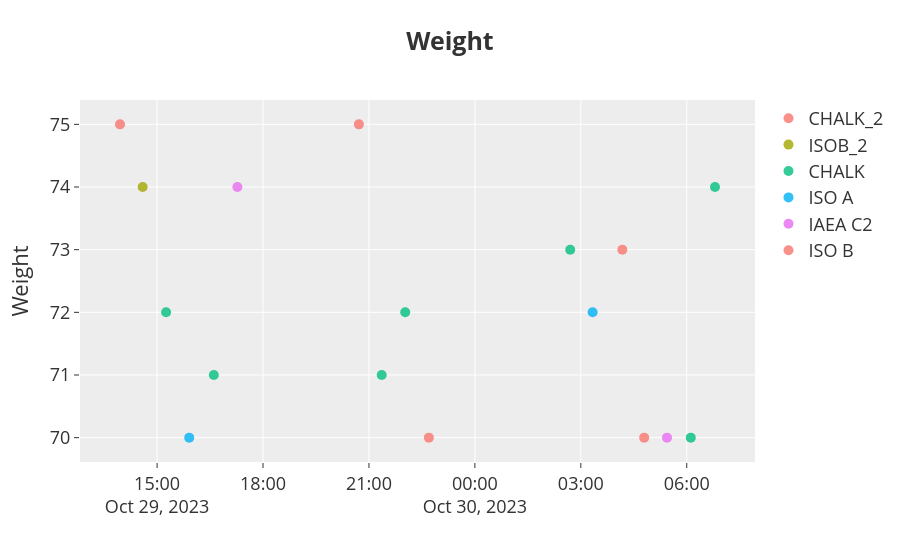
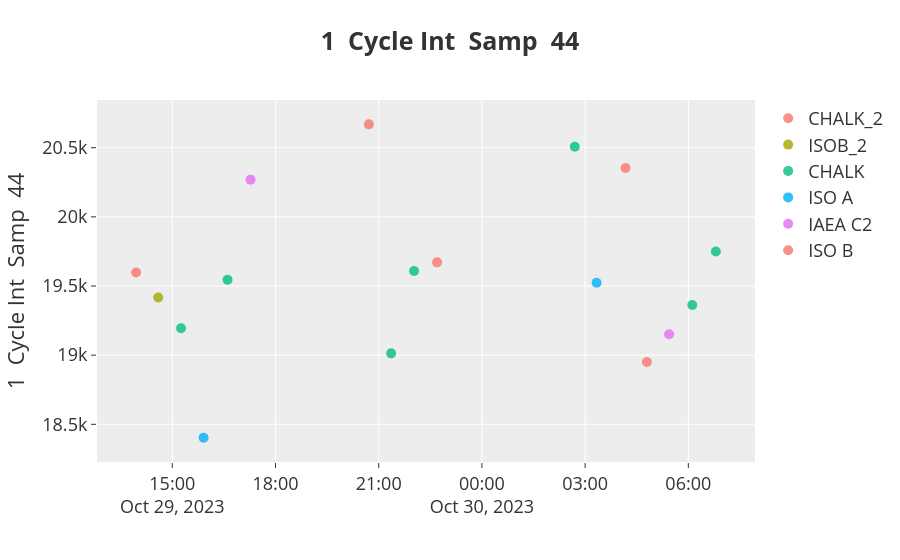
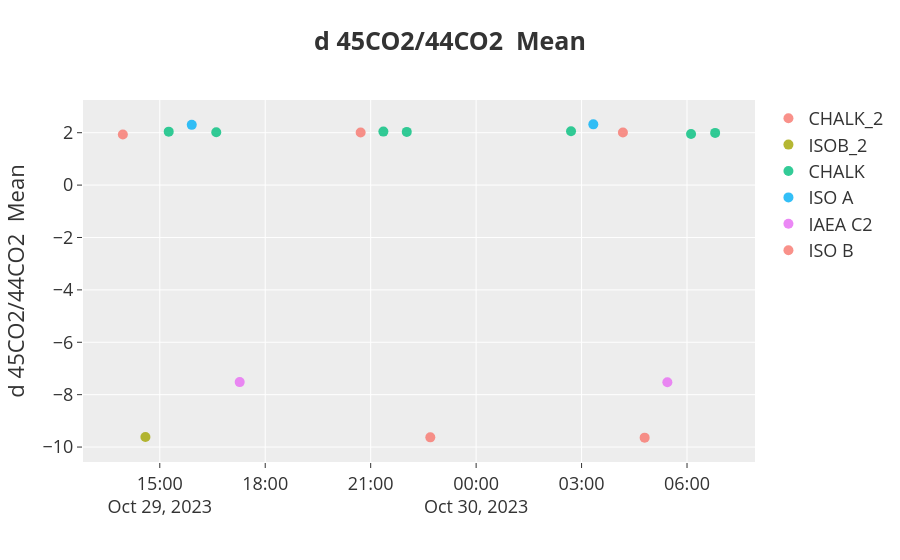
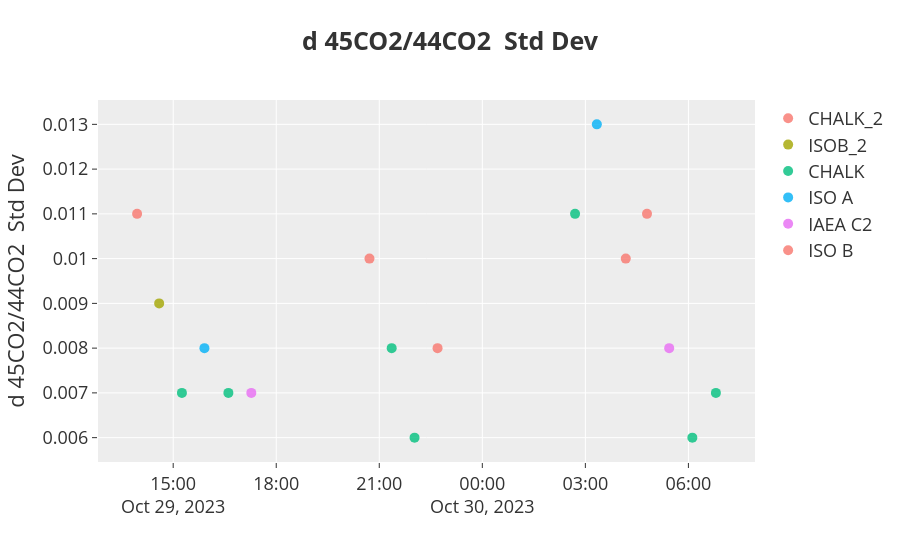

Source (notebook cell) for these figures, in order:
### Markdown cell above
### Delta Values Scatter Plots per Standard vs Time
This code generates scatter plots with markers for each group_column and displays custom information on hover. It utilizes the plotly.graph_objects library to create and manipulate the figures.

**Data Preparation**

`Define Group Columns`: The group_columns list specifies the columns to be plotted on the y-axis.

`Filter Data`: For each group column, the code filters the data for the corresponding identifier1 group and group column.

**Scatter Plot Creation**

`Create Figure`: A go.Figure object is created for each group column to hold the corresponding scatter plot.

`Generate Traces`: For each identifier1 group within the current group column, a scatter plot trace is generated using go.Scatter.

`Data`: The x and y values are set from the filtered data's "Time Code" and group column, respectively.
`Appearance`: The name is set to the identifier1 key, and the mode is set to "markers" to remove lines.
`Customdata`: A list of tuples is created containing the identifier1 key, weight, and line number. This customdata provides additional information on hover.
`Hovertemplate`: A hovertemplate is defined to display the customdata information (identifier1 key, weight, and line number) along with the y-axis value.
`Add Traces to Figure`: Each scatter plot trace is added to the corresponding figure using fig.add_trace.

**Figure Layout and Display**

`Update Layout`: The layout of each figure is updated using fig.update_layout.

`Title`: The title is set to the current group column name.
`Axis Titles`: The x-axis title is set to "", and the y-axis title is set to the group column name.
`Legend`: The legend is displayed.
`Store Figures`: The generated figures are stored in a dictionary figures for easy access.

`Display Figures`: Each figure in the figures dictionary is displayed using fig.show().

**Hover Information**

The hovertemplate provides additional information when hovering over a data point. It displays the identifier1 key (represented as "Init. intensity (mV)"), weight, and line number.

**Overall Structure**

The code iterates through each group column, generates scatter plots for each identifier1 group within that column, and displays the corresponding figures. It effectively visualizes the data for each group column while providing additional information on hover.

### Code cell
# Define the group columns to plot
group_columns = ['Weight',
       '1  Cycle Int  Samp  44', 
       'd 45CO2/44CO2  Mean', 'd 45CO2/44CO2  Std Dev',
       'd 46CO2/44CO2  Mean', 'd 46CO2/44CO2  Std Dev',
       'd 47CO2/44CO2  Mean', 'd 47CO2/44CO2  Std Dev',
       'd 48CO2/44CO2  Mean', 'd 48CO2/44CO2  Std Dev',
       'd 49CO2/44CO2  Mean', 'd 49CO2/44CO2  Std Dev', 
       'd 13C/12C  Mean', 'd 13C/12C  Std Dev', 
       'd 18O/16O  Mean', 'd 18O/16O  Std Dev']

# Create a dictionary to store figures
figures = {}

# Iterate through each group column
for group_column in group_columns:
    # Create a figure for the current group column
    fig = go.Figure()

    # Iterate through each identifier1 group
    for identifier1_key in df_std_cp["Identifier 1"].unique():
        # Filter data for the current group_column and identifier1_key
        filtered_data = df_std_cp[(df_std_cp["Identifier 1"] == identifier1_key)]

        # Create a scatter plot trace with markers and customdata
        customdata = list(zip(filtered_data["Weight"], filtered_data["1  Cycle Int  Samp  44"], filtered_data["Line"]))
        # customdata = [(str(identifier1_key), weight, line_number) for weight, line_number in zip(filtered_data["Weight (mg)"], filtered_data["Line"])]
        trace = go.Scatter(
            x=filtered_data["Time Code"],
            y=filtered_data[group_column],
            name=identifier1_key,
            mode="markers",  # Set mode to 'markers' to remove lines
            marker=dict(size=10, opacity=0.8),  # Customize marker appearance
            customdata=customdata,  # Add customdata for hover information
            hovertemplate="<b>Init. intensity (mV): %{customdata[1]}</b><br>" +
                          "<b>Weight (mg): %{customdata[0]:.1f}</b><br>" +
                           "<b>Line: %{customdata[2]}</b><br>"
        )

        # Add the trace to the figure
        fig.add_trace(trace)

    # Update the layout
    fig.update_layout(
        title=f"<b>{group_column}</b>",
        xaxis_title="",
        yaxis_title=group_column,
        showlegend=True
    )

    # Add the figure to the figures dictionary
    figures[group_column] = fig

# Show the figures
for fig in figures.values():
   fig.show()

### Figure 1 — Plotly figure (JSON) as saved in the notebook; plotly's stock layout.template omitted (floating-point values rounded to 4 significant figures)
{"data": [{"customdata": [[75, 19600.0, 1], [75, 20670.0, 1], [73, 20350.0, 2]], "hovertemplate": "<b>Init. intensity (mV): %{customdata[1]}</b><br><b>Weight (mg): %{customdata[0]:.1f}</b><br><b>Line: %{customdata[2]}</b><br>", "marker": {"opacity": 0.8, "size": 10}, "mode": "markers", "name": "CHALK_2", "type": "scatter", "x": ["2023-10-29T13:56:57", "2023-10-29T20:42:52", "2023-10-30T04:10:35"], "y": [75, 75, 73]}, {"customdata": [[74, 19420.0, 2]], "hovertemplate": "<b>Init. intensity (mV): %{customdata[1]}</b><br><b>Weight (mg): %{customdata[0]:.1f}</b><br><b>Line: %{customdata[2]}</b><br>", "marker": {"opacity": 0.8, "size": 10}, "mode": "markers", "name": "ISOB_2", "type": "scatter", "x": ["2023-10-29T14:35:28"], "y": [74]}, {"customdata": [[72, 19190.0, 1], [71, 19550.0, 1], [71, 19010.0, 2], [72, 19610.0, 1], [73, 20510.0, 2], [70, 19360.0, 1], [74, 19750.0, 2]], "hovertemplate": "<b>Init. intensity (mV): %{customdata[1]}</b><br><b>Weight (mg): %{customdata[0]:.1f}</b><br><b>Line: %{customdata[2]}</b><br>", "marker": {"opacity": 0.8, "size": 10}, "mode": "markers", "name": "CHALK", "type": "scatter", "x": ["2023-10-29T15:15:15", "2023-10-29T16:36:24", "2023-10-29T21:21:41", "2023-10-29T22:01:37", "2023-10-30T02:42:00", "2023-10-30T06:06:52", "2023-10-30T06:48:01"], "y": [72, 71, 71, 72, 73, 70, 74]}, {"customdata": [[70, 18400.0, 2], [72, 19520.0, 1]], "hovertemplate": "<b>Init. intensity (mV): %{customdata[1]}</b><br><b>Weight (mg): %{customdata[0]:.1f}</b><br><b>Line: %{customdata[2]}</b><br>", "marker": {"opacity": 0.8, "size": 10}, "mode": "markers", "name": "ISO A", "type": "scatter", "x": ["2023-10-29T15:54:34", "2023-10-30T03:20:02"], "y": [70, 72]}, {"customdata": [[74, 20270.0, 2], [70, 19150.0, 2]], "hovertemplate": "<b>Init. intensity (mV): %{customdata[1]}</b><br><b>Weight (mg): %{customdata[0]:.1f}</b><br><b>Line: %{customdata[2]}</b><br>", "marker": {"opacity": 0.8, "size": 10}, "mode": "markers", "name": "IAEA C2", "type": "scatter", "x": ["2023-10-29T17:16:26", "2023-10-30T05:26:26"], "y": [74, 70]}, {"customdata": [[70, 19670.0, 2], [70, 18950.0, 1]], "hovertemplate": "<b>Init. intensity (mV): %{customdata[1]}</b><br><b>Weight (mg): %{customdata[0]:.1f}</b><br><b>Line: %{customdata[2]}</b><br>", "marker": {"opacity": 0.8, "size": 10}, "mode": "markers", "name": "ISO B", "type": "scatter", "x": ["2023-10-29T22:41:47", "2023-10-30T04:47:40"], "y": [70, 70]}], "layout": {"showlegend": true, "title": {"text": "<b>Weight</b>"}, "xaxis": {"title": {"text": ""}}, "yaxis": {"title": {"text": "Weight"}}}}

### Figure 2 — Plotly figure (JSON) as saved in the notebook; plotly's stock layout.template omitted (floating-point values rounded to 4 significant figures)
{"data": [{"customdata": [[75, 19600.0, 1], [75, 20670.0, 1], [73, 20350.0, 2]], "hovertemplate": "<b>Init. intensity (mV): %{customdata[1]}</b><br><b>Weight (mg): %{customdata[0]:.1f}</b><br><b>Line: %{customdata[2]}</b><br>", "marker": {"opacity": 0.8, "size": 10}, "mode": "markers", "name": "CHALK_2", "type": "scatter", "x": ["2023-10-29T13:56:57", "2023-10-29T20:42:52", "2023-10-30T04:10:35"], "y": [19600.0, 20670.0, 20350.0]}, {"customdata": [[74, 19420.0, 2]], "hovertemplate": "<b>Init. intensity (mV): %{customdata[1]}</b><br><b>Weight (mg): %{customdata[0]:.1f}</b><br><b>Line: %{customdata[2]}</b><br>", "marker": {"opacity": 0.8, "size": 10}, "mode": "markers", "name": "ISOB_2", "type": "scatter", "x": ["2023-10-29T14:35:28"], "y": [19420.0]}, {"customdata": [[72, 19190.0, 1], [71, 19550.0, 1], [71, 19010.0, 2], [72, 19610.0, 1], [73, 20510.0, 2], [70, 19360.0, 1], [74, 19750.0, 2]], "hovertemplate": "<b>Init. intensity (mV): %{customdata[1]}</b><br><b>Weight (mg): %{customdata[0]:.1f}</b><br><b>Line: %{customdata[2]}</b><br>", "marker": {"opacity": 0.8, "size": 10}, "mode": "markers", "name": "CHALK", "type": "scatter", "x": ["2023-10-29T15:15:15", "2023-10-29T16:36:24", "2023-10-29T21:21:41", "2023-10-29T22:01:37", "2023-10-30T02:42:00", "2023-10-30T06:06:52", "2023-10-30T06:48:01"], "y": [19190.0, 19550.0, 19010.0, 19610.0, 20510.0, 19360.0, 19750.0]}, {"customdata": [[70, 18400.0, 2], [72, 19520.0, 1]], "hovertemplate": "<b>Init. intensity (mV): %{customdata[1]}</b><br><b>Weight (mg): %{customdata[0]:.1f}</b><br><b>Line: %{customdata[2]}</b><br>", "marker": {"opacity": 0.8, "size": 10}, "mode": "markers", "name": "ISO A", "type": "scatter", "x": ["2023-10-29T15:54:34", "2023-10-30T03:20:02"], "y": [18400.0, 19520.0]}, {"customdata": [[74, 20270.0, 2], [70, 19150.0, 2]], "hovertemplate": "<b>Init. intensity (mV): %{customdata[1]}</b><br><b>Weight (mg): %{customdata[0]:.1f}</b><br><b>Line: %{customdata[2]}</b><br>", "marker": {"opacity": 0.8, "size": 10}, "mode": "markers", "name": "IAEA C2", "type": "scatter", "x": ["2023-10-29T17:16:26", "2023-10-30T05:26:26"], "y": [20270.0, 19150.0]}, {"customdata": [[70, 19670.0, 2], [70, 18950.0, 1]], "hovertemplate": "<b>Init. intensity (mV): %{customdata[1]}</b><br><b>Weight (mg): %{customdata[0]:.1f}</b><br><b>Line: %{customdata[2]}</b><br>", "marker": {"opacity": 0.8, "size": 10}, "mode": "markers", "name": "ISO B", "type": "scatter", "x": ["2023-10-29T22:41:47", "2023-10-30T04:47:40"], "y": [19670.0, 18950.0]}], "layout": {"showlegend": true, "title": {"text": "<b>1  Cycle Int  Samp  44</b>"}, "xaxis": {"title": {"text": ""}}, "yaxis": {"title": {"text": "1  Cycle Int  Samp  44"}}}}

### Figure 3 — Plotly figure (JSON) as saved in the notebook; plotly's stock layout.template omitted (floating-point values rounded to 4 significant figures)
{"data": [{"customdata": [[75, 19600.0, 1], [75, 20670.0, 1], [73, 20350.0, 2]], "hovertemplate": "<b>Init. intensity (mV): %{customdata[1]}</b><br><b>Weight (mg): %{customdata[0]:.1f}</b><br><b>Line: %{customdata[2]}</b><br>", "marker": {"opacity": 0.8, "size": 10}, "mode": "markers", "name": "CHALK_2", "type": "scatter", "x": ["2023-10-29T13:56:57", "2023-10-29T20:42:52", "2023-10-30T04:10:35"], "y": [1.931, 2.009, 2.01]}, {"customdata": [[74, 19420.0, 2]], "hovertemplate": "<b>Init. intensity (mV): %{customdata[1]}</b><br><b>Weight (mg): %{customdata[0]:.1f}</b><br><b>Line: %{customdata[2]}</b><br>", "marker": {"opacity": 0.8, "size": 10}, "mode": "markers", "name": "ISOB_2", "type": "scatter", "x": ["2023-10-29T14:35:28"], "y": [-9.618]}, {"customdata": [[72, 19190.0, 1], [71, 19550.0, 1], [71, 19010.0, 2], [72, 19610.0, 1], [73, 20510.0, 2], [70, 19360.0, 1], [74, 19750.0, 2]], "hovertemplate": "<b>Init. intensity (mV): %{customdata[1]}</b><br><b>Weight (mg): %{customdata[0]:.1f}</b><br><b>Line: %{customdata[2]}</b><br>", "marker": {"opacity": 0.8, "size": 10}, "mode": "markers", "name": "CHALK", "type": "scatter", "x": ["2023-10-29T15:15:15", "2023-10-29T16:36:24", "2023-10-29T21:21:41", "2023-10-29T22:01:37", "2023-10-30T02:42:00", "2023-10-30T06:06:52", "2023-10-30T06:48:01"], "y": [2.041, 2.019, 2.042, 2.031, 2.058, 1.948, 1.993]}, {"customdata": [[70, 18400.0, 2], [72, 19520.0, 1]], "hovertemplate": "<b>Init. intensity (mV): %{customdata[1]}</b><br><b>Weight (mg): %{customdata[0]:.1f}</b><br><b>Line: %{customdata[2]}</b><br>", "marker": {"opacity": 0.8, "size": 10}, "mode": "markers", "name": "ISO A", "type": "scatter", "x": ["2023-10-29T15:54:34", "2023-10-30T03:20:02"], "y": [2.299, 2.319]}, {"customdata": [[74, 20270.0, 2], [70, 19150.0, 2]], "hovertemplate": "<b>Init. intensity (mV): %{customdata[1]}</b><br><b>Weight (mg): %{customdata[0]:.1f}</b><br><b>Line: %{customdata[2]}</b><br>", "marker": {"opacity": 0.8, "size": 10}, "mode": "markers", "name": "IAEA C2", "type": "scatter", "x": ["2023-10-29T17:16:26", "2023-10-30T05:26:26"], "y": [-7.52, -7.524]}, {"customdata": [[70, 19670.0, 2], [70, 18950.0, 1]], "hovertemplate": "<b>Init. intensity (mV): %{customdata[1]}</b><br><b>Weight (mg): %{customdata[0]:.1f}</b><br><b>Line: %{customdata[2]}</b><br>", "marker": {"opacity": 0.8, "size": 10}, "mode": "markers", "name": "ISO B", "type": "scatter", "x": ["2023-10-29T22:41:47", "2023-10-30T04:47:40"], "y": [-9.629, -9.641]}], "layout": {"showlegend": true, "title": {"text": "<b>d 45CO2/44CO2  Mean</b>"}, "xaxis": {"title": {"text": ""}}, "yaxis": {"title": {"text": "d 45CO2/44CO2  Mean"}}}}

### Figure 4 — Plotly figure (JSON) as saved in the notebook; plotly's stock layout.template omitted (floating-point values rounded to 4 significant figures)
{"data": [{"customdata": [[75, 19600.0, 1], [75, 20670.0, 1], [73, 20350.0, 2]], "hovertemplate": "<b>Init. intensity (mV): %{customdata[1]}</b><br><b>Weight (mg): %{customdata[0]:.1f}</b><br><b>Line: %{customdata[2]}</b><br>", "marker": {"opacity": 0.8, "size": 10}, "mode": "markers", "name": "CHALK_2", "type": "scatter", "x": ["2023-10-29T13:56:57", "2023-10-29T20:42:52", "2023-10-30T04:10:35"], "y": [0.011, 0.01, 0.01]}, {"customdata": [[74, 19420.0, 2]], "hovertemplate": "<b>Init. intensity (mV): %{customdata[1]}</b><br><b>Weight (mg): %{customdata[0]:.1f}</b><br><b>Line: %{customdata[2]}</b><br>", "marker": {"opacity": 0.8, "size": 10}, "mode": "markers", "name": "ISOB_2", "type": "scatter", "x": ["2023-10-29T14:35:28"], "y": [0.009]}, {"customdata": [[72, 19190.0, 1], [71, 19550.0, 1], [71, 19010.0, 2], [72, 19610.0, 1], [73, 20510.0, 2], [70, 19360.0, 1], [74, 19750.0, 2]], "hovertemplate": "<b>Init. intensity (mV): %{customdata[1]}</b><br><b>Weight (mg): %{customdata[0]:.1f}</b><br><b>Line: %{customdata[2]}</b><br>", "marker": {"opacity": 0.8, "size": 10}, "mode": "markers", "name": "CHALK", "type": "scatter", "x": ["2023-10-29T15:15:15", "2023-10-29T16:36:24", "2023-10-29T21:21:41", "2023-10-29T22:01:37", "2023-10-30T02:42:00", "2023-10-30T06:06:52", "2023-10-30T06:48:01"], "y": [0.007, 0.007, 0.008, 0.006, 0.011, 0.006, 0.007]}, {"customdata": [[70, 18400.0, 2], [72, 19520.0, 1]], "hovertemplate": "<b>Init. intensity (mV): %{customdata[1]}</b><br><b>Weight (mg): %{customdata[0]:.1f}</b><br><b>Line: %{customdata[2]}</b><br>", "marker": {"opacity": 0.8, "size": 10}, "mode": "markers", "name": "ISO A", "type": "scatter", "x": ["2023-10-29T15:54:34", "2023-10-30T03:20:02"], "y": [0.008, 0.013]}, {"customdata": [[74, 20270.0, 2], [70, 19150.0, 2]], "hovertemplate": "<b>Init. intensity (mV): %{customdata[1]}</b><br><b>Weight (mg): %{customdata[0]:.1f}</b><br><b>Line: %{customdata[2]}</b><br>", "marker": {"opacity": 0.8, "size": 10}, "mode": "markers", "name": "IAEA C2", "type": "scatter", "x": ["2023-10-29T17:16:26", "2023-10-30T05:26:26"], "y": [0.007, 0.008]}, {"customdata": [[70, 19670.0, 2], [70, 18950.0, 1]], "hovertemplate": "<b>Init. intensity (mV): %{customdata[1]}</b><br><b>Weight (mg): %{customdata[0]:.1f}</b><br><b>Line: %{customdata[2]}</b><br>", "marker": {"opacity": 0.8, "size": 10}, "mode": "markers", "name": "ISO B", "type": "scatter", "x": ["2023-10-29T22:41:47", "2023-10-30T04:47:40"], "y": [0.008, 0.011]}], "layout": {"showlegend": true, "title": {"text": "<b>d 45CO2/44CO2  Std Dev</b>"}, "xaxis": {"title": {"text": ""}}, "yaxis": {"title": {"text": "d 45CO2/44CO2  Std Dev"}}}}
